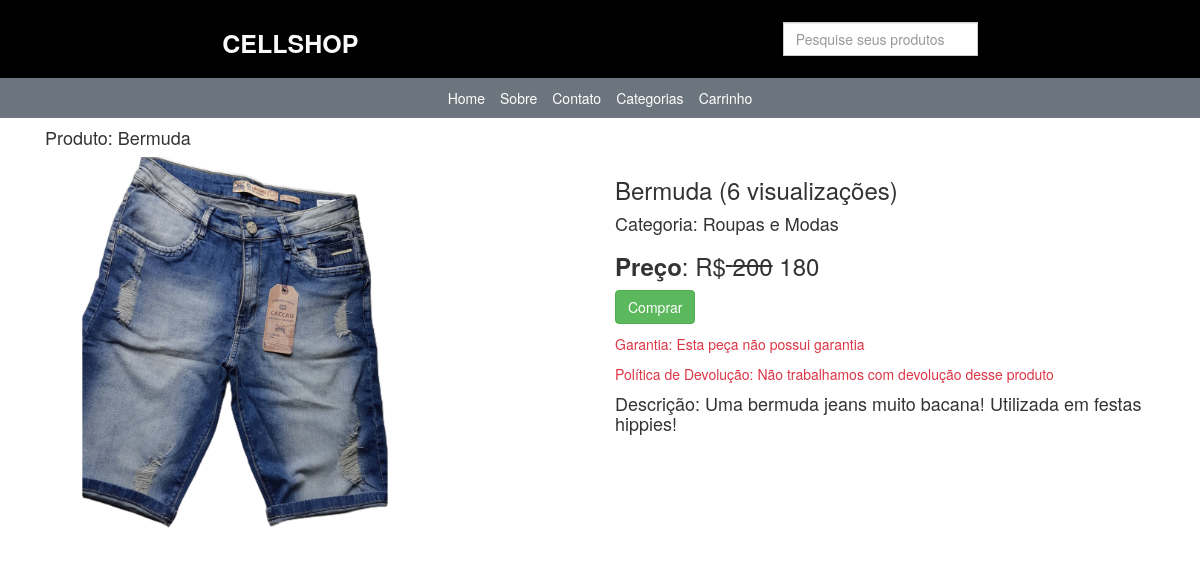
Screenshot of /produto/bermuda-jeans/ with the database file from the repository.
### lojaapp/models.py (models this page shows, shortened)
class Produto(models.Model):
    titulo = models.CharField(max_length=100)
    slug = models.SlugField(unique=True, max_length=100)
    categoria = models.ForeignKey(Categoria, on_delete=models.CASCADE)
    imagem = models.ImageField(upload_to="produtos")
    preco_mercado = models.PositiveIntegerField()
    venda = models.PositiveIntegerField()
    descricao = models.TextField()
    garantia = models.CharField(max_length=100, null=True, blank=True)
    return_devolucao = models.CharField(max_length=300, null=True, blank=True)
    visualizacao = models.PositiveIntegerField(default=0)

class Categoria(models.Model):
    titulo = models.CharField(max_length=100)
    slug = models.SlugField(unique=True, max_length=100)
    def __str__(self):
        return self.titulo

### lojaapp/views.py (the view)
# urls.py: path("produto/<slug:slug>/", ProdutoDetalheView.as_view(), name="produtodetalhe"),
class ProdutoDetalheView(TemplateView):
    template_name = "produtodetalhe.html"
    def get_context_data(self, **kwargs):
        context = super().get_context_data(**kwargs)
        url_slug = kwargs['slug']
        produto = Produto.objects.get(slug=url_slug)
        produto.visualizacao += 1
        produto.save()
        context['produto'] = produto
        return context

### templates/produtodetalhe.html
{% extends 'base.html' %} {% block title %} {{produto.titulo}} {% endblock %}
{%block content %}
<div class="container">
  <h4>Produto: {{produto.titulo}}</h4>
  <div class="row">
    <div class="col-md-6">
      <img
        width="380px"
        src="{{produto.imagem.url}}"
        alt=""
        class="img-fluid"
      />
    </div>
    <div class="col-md-6 text-left">
      <h3>{{produto.titulo}} ({{produto.visualizacao}} visualizações)</h3>
      <h4>Categoria: {{produto.categoria}}</h4>
      <h3>
        <strong>Preço</strong>: R$<strike> {{produto.preco_mercado}}</strike>
        {{produto.venda}}
      </h3>
      <a href="{% url 'lojaapp:addcarro' produto.id%}" class="btn btn-success"
        >Comprar</a
      >
      <div class="mt-3 text-danger">
        <p>Garantia: {{produto.garantia}}</p>
        <p>Política de Devolução: {{produto.return_devolucao}}</p>
      </div>
      <h4>Descrição: {{produto.descricao}}</h4>
    </div>
  </div>
</div>
{% endblock%}

### rows the page displays
Produto: titulo "Bermuda", imagem (picture), visualizacao "6", categoria "Roupas e Modas", preco_mercado "200", venda "180", garantia "Esta peça não possui garantia", return_devolucao "Não trabalhamos com devolução desse produto", descricao "Uma bermuda jeans muito bacana! Utilizada em festas hippies!"
